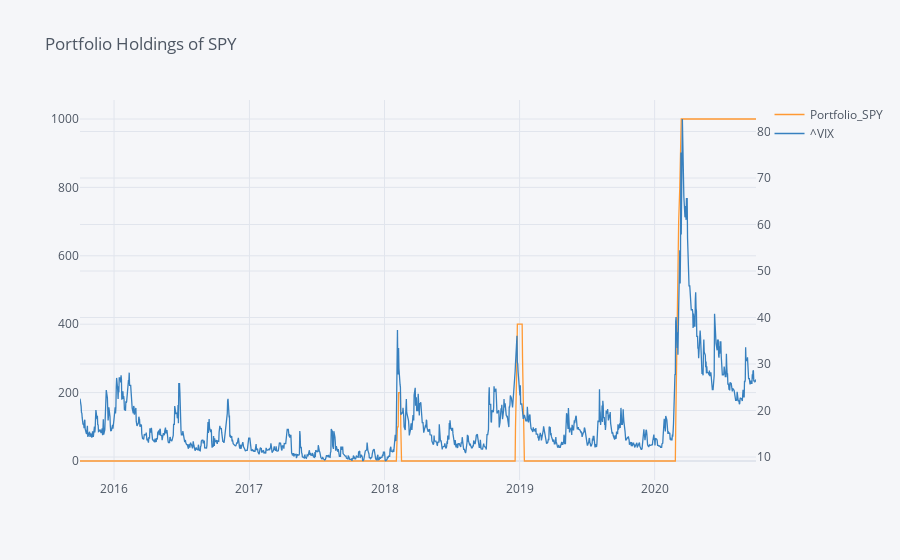

Here is the notebook cell this chart was saved with:
### Code cell
import cufflinks as cf

columns = ["Portfolio_SPY", "^VIX"]

df[columns].iplot(
    secondary_y="^VIX",
    title="Portfolio Holdings of SPY",
)

### Figure 1 — Plotly figure (JSON) as saved in the notebook; plotly's stock layout.template omitted (floating-point values rounded to 4 significant figures; data arrays with more than 128 entries replaced by an {"elided": "..."} marker saying what was removed)
{"data": [{"line": {"color": "rgba(255, 153, 51, 1.0)", "dash": "solid", "shape": "linear", "width": 1.3}, "mode": "lines", "name": "Portfolio_SPY", "text": "", "type": "scatter", "x": {"elided": "1454 str values"}, "y": {"elided": "1454 int values"}}, {"line": {"color": "rgba(55, 128, 191, 1.0)", "dash": "solid", "shape": "linear", "width": 1.3}, "mode": "lines", "name": "^VIX", "text": "", "type": "scatter", "x": {"elided": "1454 str values"}, "xaxis": "x", "y": {"elided": "1454 float values"}, "yaxis": "y2"}], "layout": {"legend": {"bgcolor": "#F5F6F9", "font": {"color": "#4D5663"}}, "paper_bgcolor": "#F5F6F9", "plot_bgcolor": "#F5F6F9", "title": {"font": {"color": "#4D5663"}, "text": "Portfolio Holdings of SPY"}, "xaxis": {"gridcolor": "#E1E5ED", "showgrid": true, "tickfont": {"color": "#4D5663"}, "title": {"font": {"color": "#4D5663"}, "text": ""}, "zerolinecolor": "#E1E5ED"}, "yaxis": {"gridcolor": "#E1E5ED", "showgrid": true, "tickfont": {"color": "#4D5663"}, "title": {"font": {"color": "#4D5663"}, "text": ""}, "zerolinecolor": "#E1E5ED"}, "yaxis2": {"anchor": "x", "gridcolor": "#E1E5ED", "overlaying": "y", "showgrid": true, "side": "right", "tickfont": {"color": "#4D5663"}, "title": {"text": ""}, "zerolinecolor": "#E1E5ED"}}}
